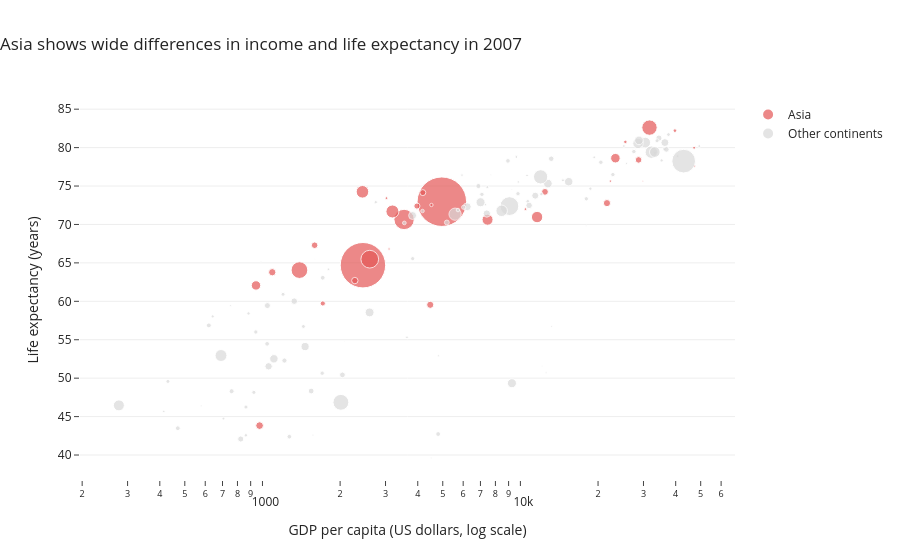

Write notebook code for a chart like this one.
### Markdown cell above
## Task 2 — Bubble chart: tell a story

**What to build:** A bubble chart (full 2007 dataset, all countries) where:
- x = GDP per capita (log scale)
- y = life expectancy
- size = population
- colour = ONE continent highlighted (your choice), all others grey
- At least one annotation explaining the highlighted group's story

> This is the grey-and-highlight technique applied to a bubble chart.

### Code cell
# Task 2: Bubble chart for all countries in 2007
 
data_2007 = df.loc[df["year"] == 2007].copy()
 
highlight_continent = "Asia"
 
# Grey out all continents except Asia

data_2007["group"] = data_2007["continent"].apply(

    lambda continent: (

        "Asia" if continent == highlight_continent else "Other continents"

    )

)
 
fig = px.scatter(

    data_2007,

    x="gdpPercap",

    y="lifeExp",

    size="pop",

    size_max=35,

    color="group",

    color_discrete_map={

        "Asia": "#E45756",

        "Other continents": "#D9D9D9"

    },

    hover_name="country",

    hover_data={

        "continent": True,

        "gdpPercap": ":,.0f",

        "lifeExp": ":.1f",

        "pop": ":,.0f"

    },

    log_x=True,

    title="Asia shows wide differences in income and life expectancy in 2007",

    labels={

        "gdpPercap": "GDP per capita (US dollars, log scale)",

        "lifeExp": "Life expectancy (years)",

        "pop": "Population",

        "group": "Continent"

    }

)
 
# Annotation explaining the highlighted group's story

fig.add_annotation(

    x=1500,

    y=72,

    text="Asia spans a wide range<br>of income and life expectancy",

    showarrow=True,

    arrowhead=2,

    ax=70,

    ay=-45,

    bgcolor="white",

    bordercolor="#E45756",

    borderwidth=1

)
 
fig.update_layout(

    template="simple_white",

    title_x=0,

    xaxis=dict(showgrid=False, showline=False),

    yaxis=dict(showgrid=True, gridcolor="#EEEEEE", showline=False),

    legend_title_text=""

)
 
fig.show()

fig.show(renderer="png")

### Figure 1 — Plotly figure (JSON) as saved in the notebook; plotly's stock layout.template omitted (floating-point values rounded to 4 significant figures; data arrays with more than 128 entries replaced by an {"elided": "..."} marker saying what was removed)
{"data": [{"customdata": [["Asia", 31889923], ["Asia", 708573], ["Asia", 150448339], ["Asia", 14131858], ["Asia", 1318683096], ["Asia", 6980412], ["Asia", 1110396331], ["Asia", 223547000], ["Asia", 69453570], ["Asia", 27499638], ["Asia", 6426679], ["Asia", 127467972], ["Asia", 6053193], ["Asia", 23301725], ["Asia", 49044790], ["Asia", 2505559], ["Asia", 3921278], ["Asia", 24821286], ["Asia", 2874127], ["Asia", 47761980], ["Asia", 28901790], ["Asia", 3204897], ["Asia", 169270617], ["Asia", 91077287], ["Asia", 27601038], ["Asia", 4553009], ["Asia", 20378239], ["Asia", 19314747], ["Asia", 23174294], ["Asia", 65068149], ["Asia", 85262356], ["Asia", 4018332], ["Asia", 22211743]], "hovertemplate": "<b>%{hovertext}</b><br><br>Continent=Asia<br>GDP per capita (US dollars, log scale)=%{x:,.0f}<br>Life expectancy (years)=%{y:.1f}<br>Population=%{customdata[1]:,.0f}<br>continent=%{customdata[0]}<extra></extra>", "hovertext": ["Afghanistan", "Bahrain", "Bangladesh", "Cambodia", "China", "Hong Kong, China", "India", "Indonesia", "Iran", "Iraq", "Israel", "Japan", "Jordan", "Korea, Dem. Rep.", "Korea, Rep.", "Kuwait", "Lebanon", "Malaysia", "Mongolia", "Myanmar", "Nepal", "Oman", "Pakistan", "Philippines", "Saudi Arabia", "Singapore", "Sri Lanka", "Syria", "Taiwan", "Thailand", "Vietnam", "West Bank and Gaza", "Yemen, Rep."], "legendgroup": "Asia", "marker": {"color": "#E45756", "size": [31889923, 708573, 150448339, 14131858, 1318683096, 6980412, 1110396331, 223547000, 69453570, 27499638, 6426679, 127467972, 6053193, 23301725, 49044790, 2505559, 3921278, 24821286, 2874127, 47761980, 28901790, 3204897, 169270617, 91077287, 27601038, 4553009, 20378239, 19314747, 23174294, 65068149, 85262356, 4018332, 22211743], "sizemode": "area", "sizeref": 1076000.0, "symbol": "circle"}, "mode": "markers", "name": "Asia", "orientation": "v", "showlegend": true, "type": "scatter", "x": [974.6, 29800.0, 1391.0, 1714.0, 4959.0, 39720.0, 2452.0, 3541.0, 11610.0, 4471.0, 25520.0, 31660.0, 4519.0, 1593.0, 23350.0, 47310.0, 10460.0, 12450.0, 3096.0, 944.0, 1091.0, 22320.0, 2606.0, 3190.0, 21650.0, 47140.0, 3970.0, 4185.0, 28720.0, 7458.0, 2442.0, 3025.0, 2281.0], "xaxis": "x", "y": [43.83, 75.64, 64.06, 59.72, 72.96, 82.21, 64.7, 70.65, 70.96, 59.55, 80.75, 82.6, 72.53, 67.3, 78.62, 77.59, 71.99, 74.24, 66.8, 62.07, 63.78, 75.64, 65.48, 71.69, 72.78, 79.97, 72.4, 74.14, 78.4, 70.62, 74.25, 73.42, 62.7], "yaxis": "y"}, {"customdata": {"elided": "109x2 mixed values"}, "hovertemplate": "<b>%{hovertext}</b><br><br>Continent=Other continents<br>GDP per capita (US dollars, log scale)=%{x:,.0f}<br>Life expectancy (years)=%{y:.1f}<br>Population=%{customdata[1]:,.0f}<br>continent=%{customdata[0]}<extra></extra>", "hovertext": ["Albania", "Algeria", "Angola", "Argentina", "Australia", "Austria", "Belgium", "Benin", "Bolivia", "Bosnia and Herzegovina", "Botswana", "Brazil", "Bulgaria", "Burkina Faso", "Burundi", "Cameroon", "Canada", "Central African Republic", "Chad", "Chile", "Colombia", "Comoros", "Congo, Dem. Rep.", "Congo, Rep.", "Costa Rica", "Cote d'Ivoire", "Croatia", "Cuba", "Czech Republic", "Denmark", "Djibouti", "Dominican Republic", "Ecuador", "Egypt", "El Salvador", "Equatorial Guinea", "Eritrea", "Ethiopia", "Finland", "France", "Gabon", "Gambia", "Germany", "Ghana", "Greece", "Guatemala", "Guinea", "Guinea-Bissau", "Haiti", "Honduras", "Hungary", "Iceland", "Ireland", "Italy", "Jamaica", "Kenya", "Lesotho", "Liberia", "Libya", "Madagascar", "Malawi", "Mali", "Mauritania", "Mauritius", "Mexico", "Montenegro", "Morocco", "Mozambique", "Namibia", "Netherlands", "New Zealand", "Nicaragua", "Niger", "Nigeria", "Norway", "Panama", "Paraguay", "Peru", "Poland", "Portugal", "Puerto Rico", "Reunion", "Romania", "Rwanda", "Sao Tome and Principe", "Senegal", "Serbia", "Sierra Leone", "Slovak Republic", "Slovenia", "Somalia", "South Africa", "Spain", "Sudan", "Swaziland", "Sweden", "Switzerland", "Tanzania", "Togo", "Trinidad and Tobago", "Tunisia", "Turkey", "Uganda", "United Kingdom", "United States", "Uruguay", "Venezuela", "Zambia", "Zimbabwe"], "legendgroup": "Other continents", "marker": {"color": "#D9D9D9", "size": [3600523, 33333216, 12420476, 40301927, 20434176, 8199783, 10392226, 8078314, 9119152, 4552198, 1639131, 190010647, 7322858, 14326203, 8390505, 17696293, 33390141, 4369038, 10238807, 16284741, 44227550, 710960, 64606759, 3800610, 4133884, 18013409, 4493312, 11416987, 10228744, 5468120, 496374, 9319622, 13755680, 80264543, 6939688, 551201, 4906585, 76511887, 5238460, 61083916, 1454867, 1688359, 82400996, 22873338, 10706290, 12572928, 9947814, 1472041, 8502814, 7483763, 9956108, 301931, 4109086, 58147733, 2780132, 35610177, 2012649, 3193942, 6036914, 19167654, 13327079, 12031795, 3270065, 1250882, 108700891, 684736, 33757175, 19951656, 2055080, 16570613, 4115771, 5675356, 12894865, 135031164, 4627926, 3242173, 6667147, 28674757, 38518241, 10642836, 3942491, 798094, 22276056, 8860588, 199579, 12267493, 10150265, 6144562, 5447502, 2009245, 9118773, 43997828, 40448191, 42292929, 1133066, 9031088, 7554661, 38139640, 5701579, 1056608, 10276158, 71158647, 29170398, 60776238, 301139947, 3447496, 26084662, 11746035, 12311143], "sizemode": "area", "sizeref": 1076000.0, "symbol": "circle"}, "mode": "markers", "name": "Other continents", "orientation": "v", "showlegend": true, "type": "scatter", "x": [5937.0, 6223.0, 4797.0, 12780.0, 34440.0, 36130.0, 33690.0, 1441.0, 3822.0, 7446.0, 12570.0, 9066.0, 10680.0, 1217.0, 430.1, 2042.0, 36320.0, 706.0, 1704.0, 13170.0, 7007.0, 986.1, 277.6, 3633.0, 9645.0, 1545.0, 14620.0, 8948.0, 22830.0, 35280.0, 2082.0, 6025.0, 6873.0, 5581.0, 5728.0, 12150.0, 641.4, 690.8, 33210.0, 30470.0, 13210.0, 752.7, 32170.0, 1328.0, 27540.0, 5186.0, 942.7, 579.2, 1202.0, 3548.0, 18010.0, 36180.0, 40680.0, 28570.0, 7321.0, 1463.0, 1569.0, 414.5, 12060.0, 1045.0, 759.3, 1043.0, 1803.0, 10960.0, 11980.0, 9254.0, 3820.0, 823.7, 4811.0, 36800.0, 25190.0, 2749.0, 619.7, 2014.0, 49360.0, 9809.0, 4173.0, 7409.0, 15390.0, 20510.0, 19330.0, 7670.0, 10810.0, 863.1, 1598.0, 1712.0, 9787.0, 862.5, 18680.0, 25770.0, 926.1, 9270.0, 28820.0, 2602.0, 4513.0, 33860.0, 37510.0, 1107.0, 883.0, 18010.0, 7093.0, 8458.0, 1056.0, 33200.0, 42950.0, 10610.0, 11420.0, 1271.0, 469.7], "xaxis": "x", "y": [76.42, 72.3, 42.73, 75.32, 81.23, 79.83, 79.44, 56.73, 65.55, 74.85, 50.73, 72.39, 73.0, 52.3, 49.58, 50.43, 80.65, 44.74, 50.65, 78.55, 72.89, 65.15, 46.46, 55.32, 78.78, 48.33, 75.75, 78.27, 76.49, 78.33, 54.79, 72.23, 74.99, 71.34, 71.88, 51.58, 58.04, 52.95, 79.31, 80.66, 56.73, 59.45, 79.41, 60.02, 79.48, 70.26, 56.01, 46.39, 60.92, 70.2, 73.34, 81.76, 78.89, 80.55, 72.57, 54.11, 42.59, 45.68, 73.95, 59.44, 48.3, 54.47, 64.16, 72.8, 76.19, 74.54, 71.16, 42.08, 52.91, 79.76, 80.2, 72.9, 56.87, 46.86, 80.2, 75.54, 71.75, 71.42, 75.56, 78.1, 78.75, 76.44, 72.48, 46.24, 65.53, 63.06, 74.0, 42.57, 74.66, 77.93, 48.16, 49.34, 80.94, 58.56, 39.61, 80.88, 81.7, 52.52, 58.42, 69.82, 73.92, 71.78, 51.54, 79.42, 78.24, 76.38, 73.75, 42.38, 43.49], "yaxis": "y"}], "layout": {"annotations": [{"arrowhead": 2, "ax": 70, "ay": -45, "bgcolor": "white", "bordercolor": "#E45756", "borderwidth": 1, "showarrow": true, "text": "Asia spans a wide range<br>of income and life expectancy", "x": 1500, "y": 72}], "legend": {"itemsizing": "constant", "title": {"text": ""}, "tracegroupgap": 0}, "title": {"text": "Asia shows wide differences in income and life expectancy in 2007", "x": 0}, "xaxis": {"anchor": "y", "domain": [0, 1], "showgrid": false, "showline": false, "title": {"text": "GDP per capita (US dollars, log scale)"}, "type": "log"}, "yaxis": {"anchor": "x", "domain": [0, 1], "gridcolor": "#EEEEEE", "showgrid": true, "showline": false, "title": {"text": "Life expectancy (years)"}}}}
